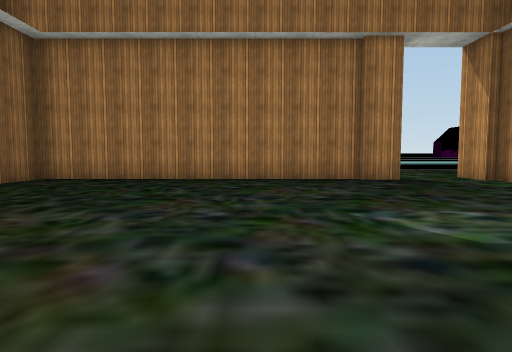
view 1 (above)

20 first-person views from a walk through a scene from a Unity 3-D project. The camera is 1.2 m above the floor, tilts 4° down and sees 75° across. The floor is counted in squares, 2 m on a side. Each view is taken from the middle of a square. On the plan, view 1 faces up. The plan holds only what a view shows up to about 10 squares ahead; the rest is blank. The place goes on beyond the plan. The player character is not drawn. Some surface patterns are stand-ins.

view 2
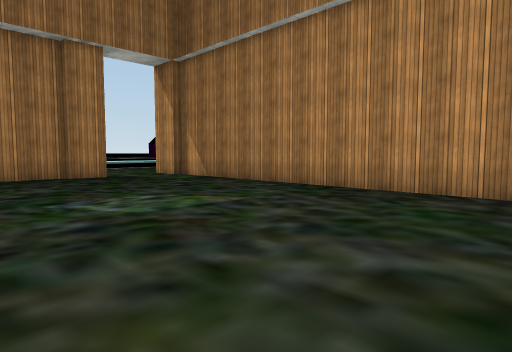

view 3
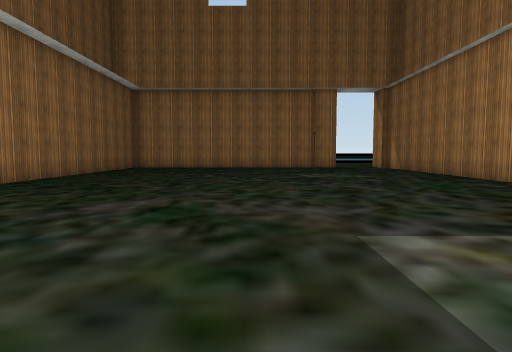

view 4
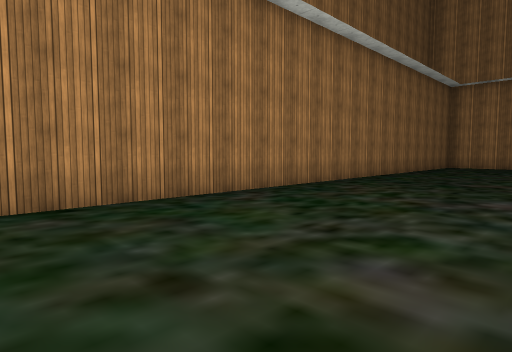

view 5
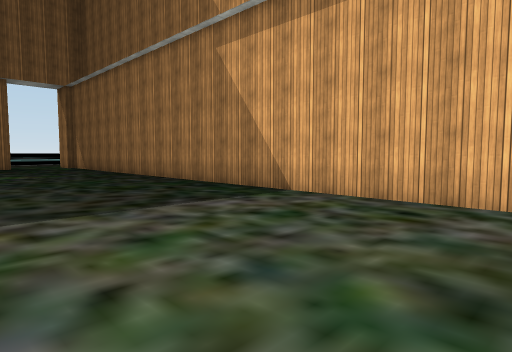

view 6
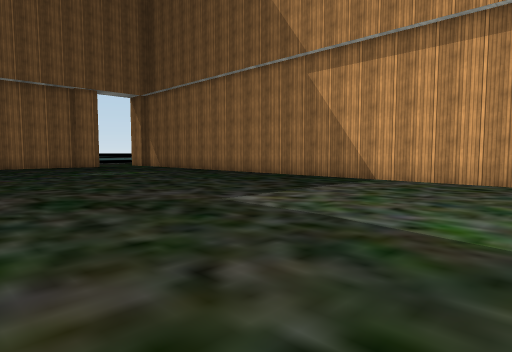

view 7
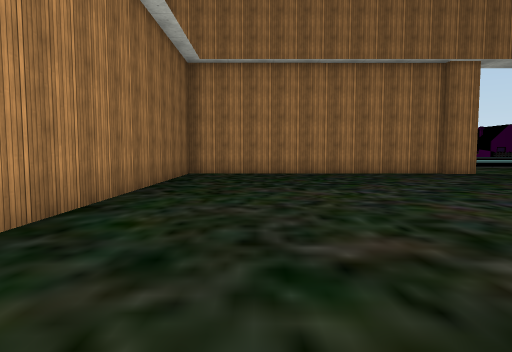

view 8
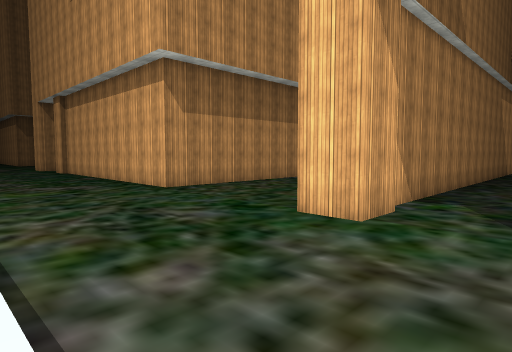

view 9
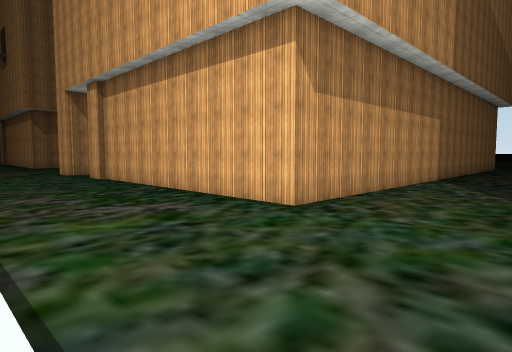

view 10
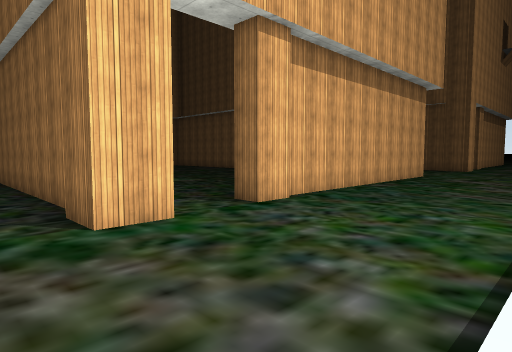

view 11
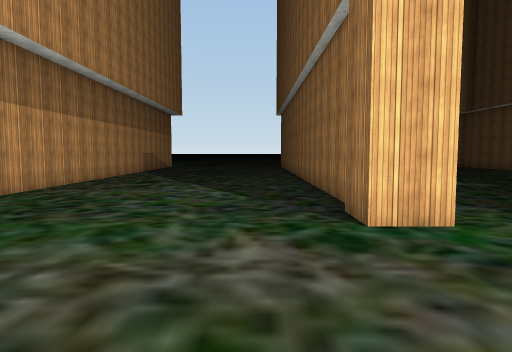

view 12
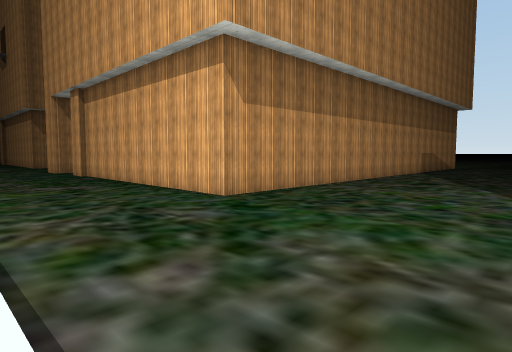

view 13
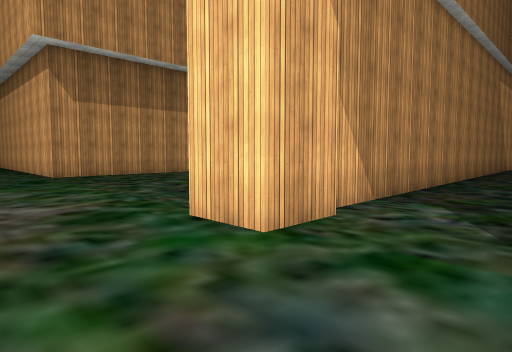

view 14
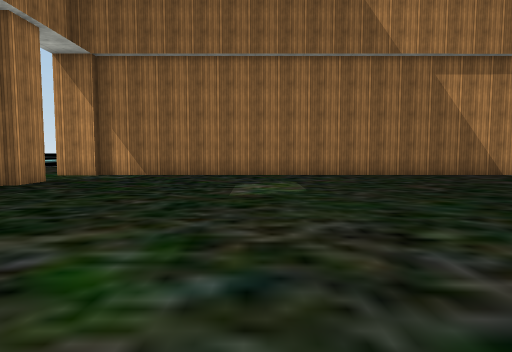

view 15
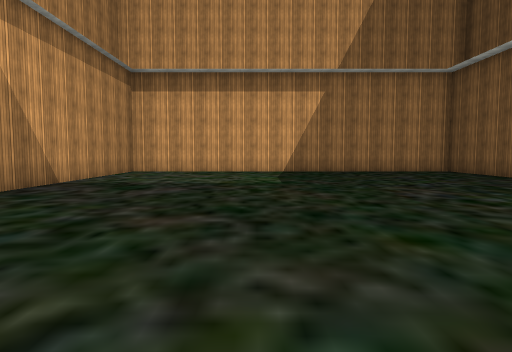

view 16
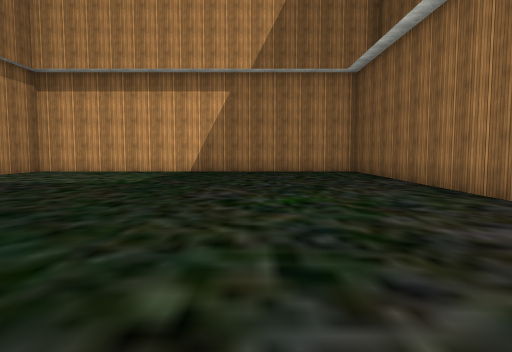

view 17
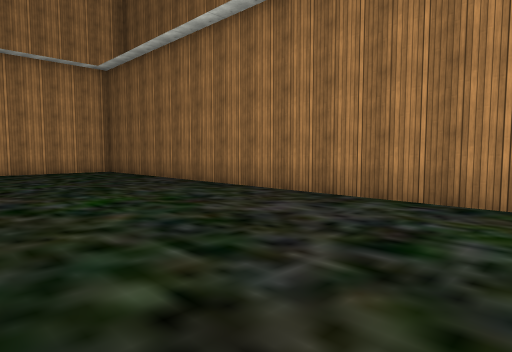

view 18
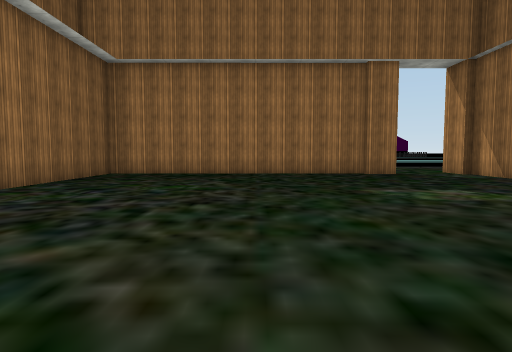

view 19
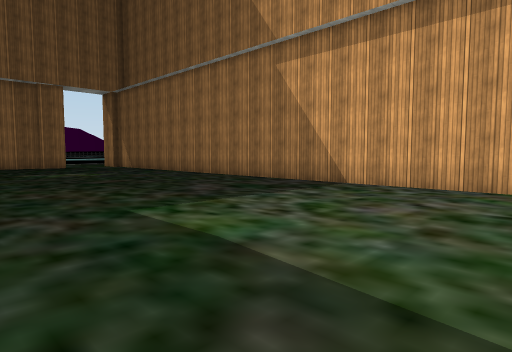

view 20
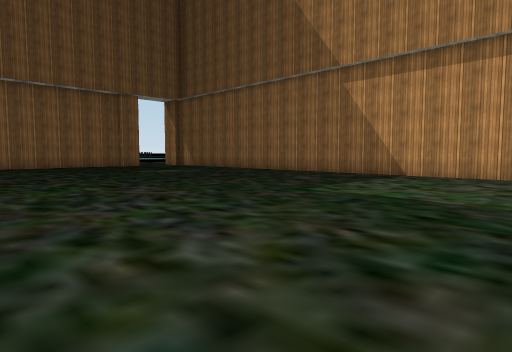

### Floor plan
Key: @ floor where view 1 was taken; # wall or solid block; . floor; / step, stairs or slope.
Columns run from 5 left of view 1 to 33 right of it. Each row starts with its distance up from view 1.
 12         /////////       /////////
 11         ...............................
 10         ...............................
  9         ...............................
  8 #########.#.....########..#.......#####
  7 #.........# ....#.........#......##
  6 #.........#  ...#.........#......#
  5 #.........#  ...#.........#......#
  4 #.........#  ...#.........#......#
  3 #.........#  ...#.........#......#
  2 #.........#  ...#.........#......#
  1 #.........#   ..#.........#   ..
  0 #....@....#     #.........#
 -1 #.........#     #.........#
 -2 #.........#     #.........#
 -3 #.........#     #.........#
 -4 #.........#     #.........#
 -5 #.........#     #.........#
 -6 #.........#     #.........#
 -7  .........      #.........#

Positions as (right, up) in squares from view 1, and headings:
1: (0, 0), facing up
2: (0, -1), facing up-right
3: (0, -6), facing up
4: (-1, -7), facing up-left
5: (1, -7), facing up-right
6: (-2, -7), facing up-right
7: (-3, -2), facing up
8: (3, 12), facing down-right
9: (7, 12), facing down-right
10: (23, 12), facing down-left
11: (23, 12), facing down
12: (23, 12), facing down-right
13: (19, 10), facing down-right
14: (12, 3), facing right
15: (17, 3), facing down
16: (14, 3), facing down
17: (15, 3), facing down-left
18: (15, -2), facing up
19: (15, -7), facing up-right
20: (12, -7), facing up-right
